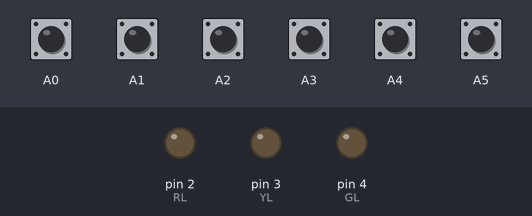
A sketch run on a simulated Arduino Uno, built with avr-gcc and run on an emulated ATmega328P. Parts: output pins drawn as LEDs (lit = HIGH). Dashed ring = blinking. The test bench sets the inputs (shaded band); at power-on: A0–5 HIGH. Random numbers use the default seed unless the sketch sets one.

Above: at 1.2 s.
1.3 s: A2 pulled LOW for 0.15 s
At 1.7 s:
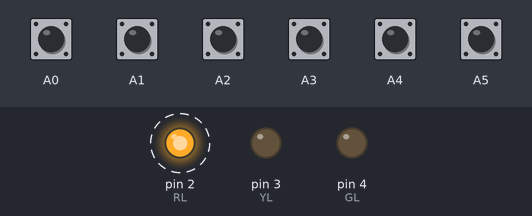
4.4 s: A0 pulled LOW for 1 s
At 6.5 s:
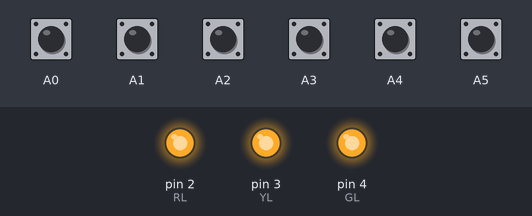
6.9 s: A3 pulled LOW for 0.15 s
At 7.35 s:
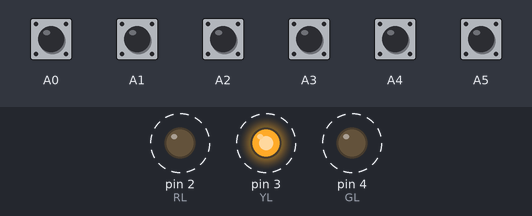
9.9 s: A4 pulled LOW for 0.15 s
Timing chart, 0 to 14.0 s (numbered marks = the images above; inputs shaded):
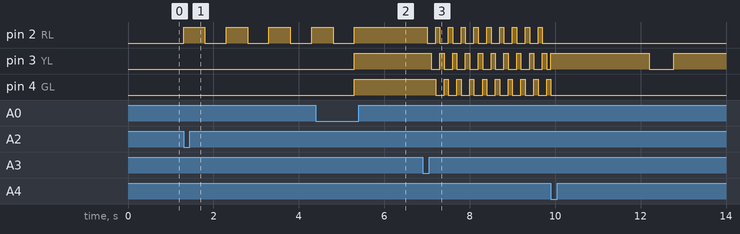

The sketch:

Traffic_Light_Controller.ino
```cpp
int YL = 3;
int GL = 4;
int RL = 2;
bool allon = false;
int mode = 0; //1-5
void setup() {

  //Buttons:
  pinMode(A0, INPUT_PULLUP);
  pinMode(A1, INPUT_PULLUP);
  pinMode(A2, INPUT_PULLUP);
  pinMode(A3, INPUT_PULLUP);
  pinMode(A4, INPUT_PULLUP);
  pinMode(A5, INPUT_PULLUP);

  //relays(lights)
  pinMode(GL, OUTPUT);
  pinMode(YL, OUTPUT);
  pinMode(RL, OUTPUT);
}

void loop() {
  // put your main code here, to run repeatedly:
  if (digitalRead(A0) == LOW) {
    if (allon == false) {
      allon = true;
      mode = 0;
      all_on();
    } else {
      allon = false;
      mode = 0;
      all_off();
    }
    delay(300);
  }

  if (digitalRead(A1) == LOW) { //Normal Mode (cycle normally)
    mode = 1;
  }
  if (digitalRead(A2) == LOW) { //Flash RED
    mode = 2;
  }
  if (digitalRead(A3) == LOW) { //Flash DOWN
    mode = 3;
  }
  if (digitalRead(A4) == LOW) { //random
    mode = 4;
  }
  if (digitalRead(A5) == LOW) { //
    mode = 5;
  }


  if (mode == 1) {//cycle mode
    digitalWrite(GL , HIGH);
    delay(5500);
    digitalWrite(GL , LOW);
    digitalWrite(YL , HIGH);
    delay(2500);
    digitalWrite(YL , LOW);
    digitalWrite(RL , HIGH);
    delay(6500);
    digitalWrite(RL , LOW);
  }
  if (mode == 2) {//Flash RED
    digitalWrite(RL , HIGH);
    delay(500);
    digitalWrite(RL , LOW);
    delay(500);
  }
  if (mode == 3) {//Flash DOWN
    digitalWrite(RL , HIGH);
    delay(100);
    digitalWrite(RL , LOW);
    digitalWrite(YL , HIGH);
    delay(100);
    digitalWrite(YL , LOW);
    digitalWrite(GL , HIGH);
    delay(100);
    digitalWrite(GL , LOW);
  }
  if (mode == 4) {//random
    int delayTime = random(500, 3000);
    int colorMode = random(1, 4);
    if (colorMode == 1) {
      digitalWrite(RL , HIGH);
      delay(delayTime);
      int delayTime = random(500, 3000);
      digitalWrite(RL , LOW);
      delay(delayTime);
    }
    if (colorMode == 2) {
      digitalWrite(YL , HIGH);
      delay(delayTime);
      int delayTime = random(500, 3000);
      digitalWrite(YL , LOW);
      delay(delayTime);
    }
    if (colorMode == 3) {
      digitalWrite(GL , HIGH);
      delay(delayTime);
      int delayTime = random(500, 3000);
      digitalWrite(GL , LOW);
      delay(delayTime);
    }
  }
  if (mode == 5) {

    digitalWrite(RL , HIGH);
    digitalWrite(YL , HIGH);
    digitalWrite(GL , HIGH);
    delay(500);
    digitalWrite(RL , LOW);
    digitalWrite(GL , LOW);
    digitalWrite(YL , LOW);
    delay(500);

  }
}


void all_on(void) {
  digitalWrite(GL, HIGH);
  digitalWrite(YL, HIGH);
  digitalWrite(RL, HIGH);
}

void all_off(void) {
  digitalWrite(GL, LOW);
  digitalWrite(YL, LOW);
  digitalWrite(RL, LOW);
}
```

Measured:
- after the input at 1.3 s, pin 2 (RL): alternates HIGH for 0.50 s and LOW for 0.50 s, starting at once
- after the input at 4.4 s, pin 3 (YL), pin 4 (GL): LOW → HIGH after 0.90 s
- after the input at 6.9 s, pin 2 (RL): alternates HIGH for 0.10 s and LOW for 0.20 s, starting after 0.10 s; pin 3 (YL): alternates HIGH for 0.10 s and LOW for 0.20 s, starting after 0.20 s; pin 4 (GL): alternates HIGH for 0.10 s and LOW for 0.20 s, starting after 0.30 s
